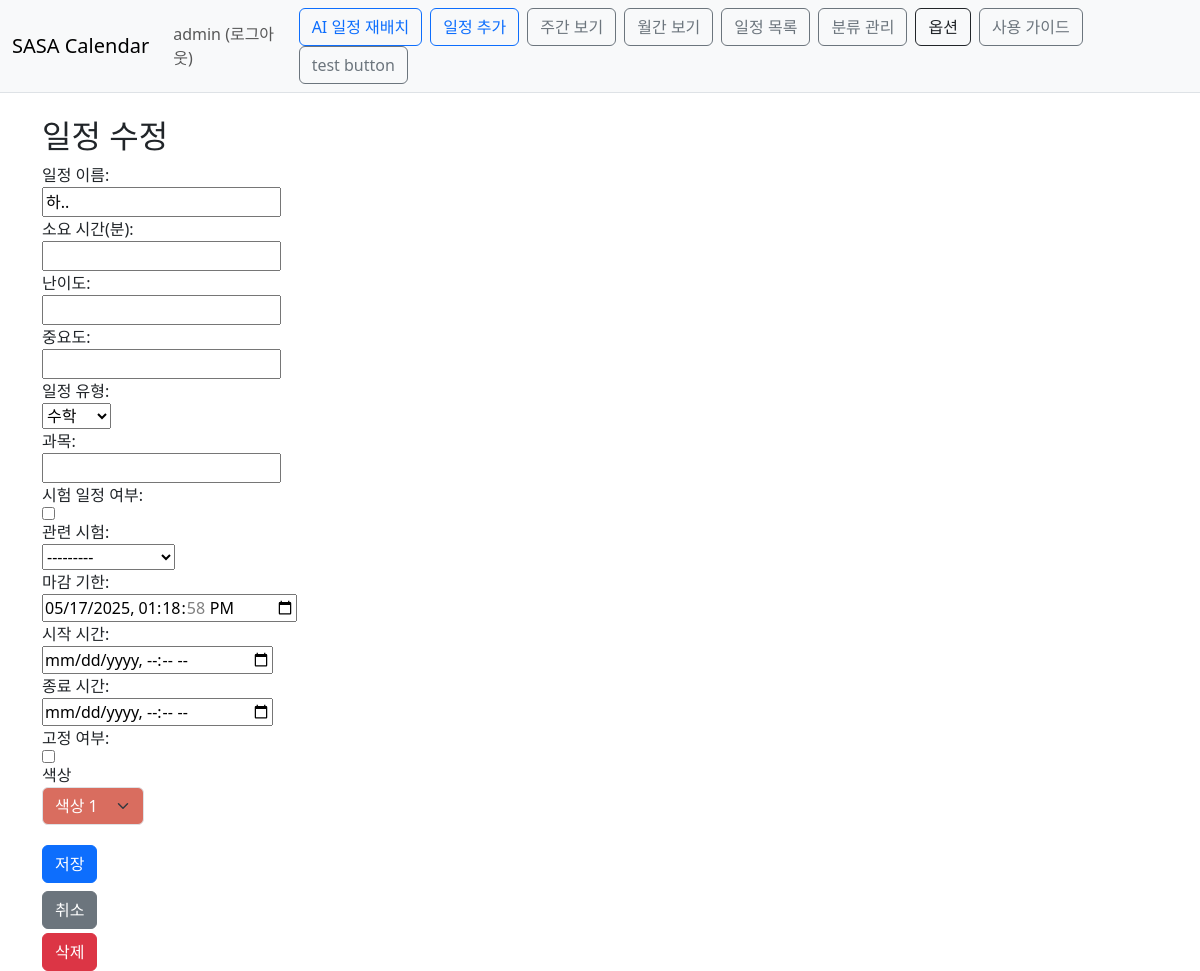
The app's page /calendar/schedule/3/edit/?next=/calendar/schedule/list/ (signed in), older data.
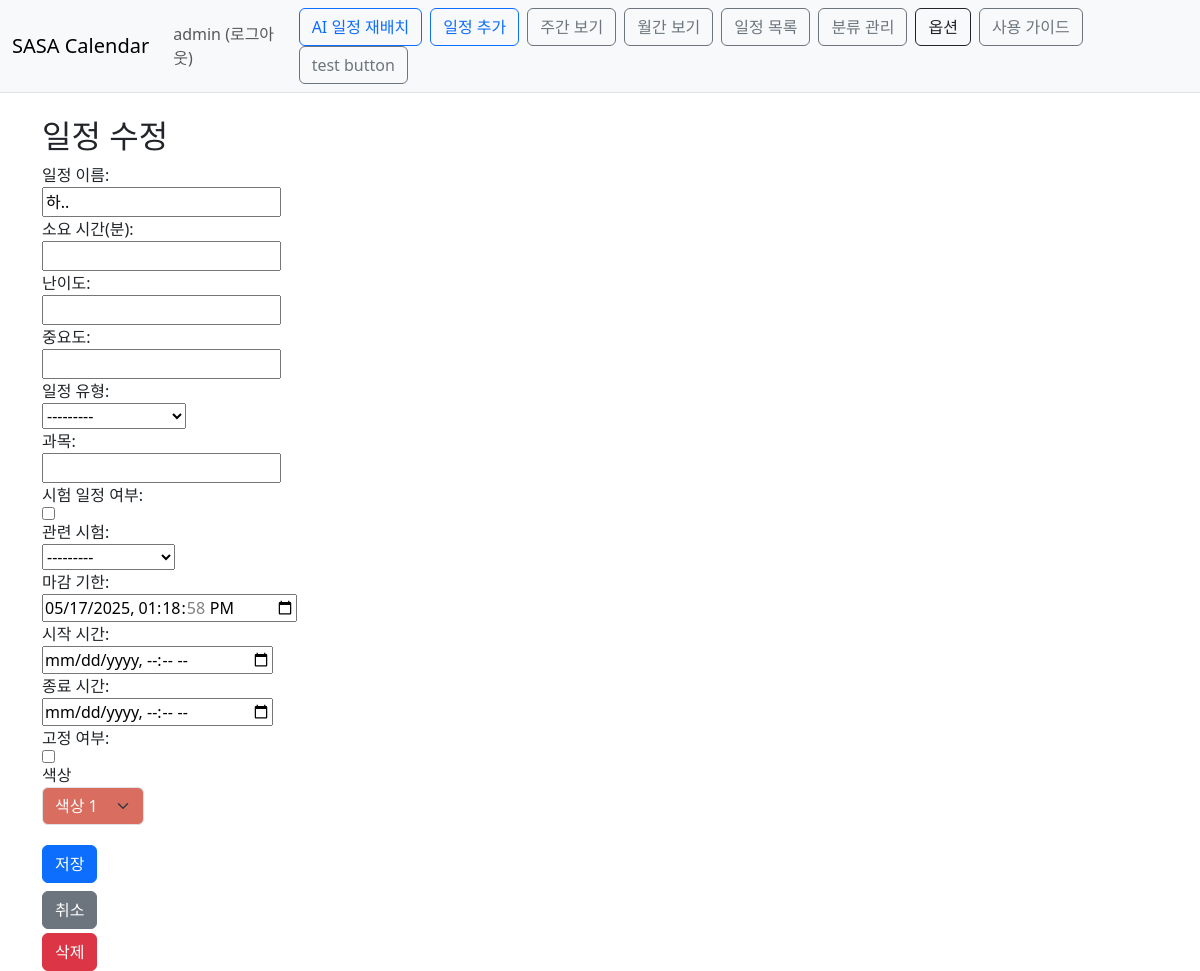
The same page, newer data.
### Calendar/models.py (models this page shows, shortened)
class Schedule(models.Model):
    owner=models.ForeignKey(User, on_delete=models.CASCADE)
    task_name=models.CharField(max_length=50)
    duration_minutes=models.IntegerField(null=True, blank=True)
    difficulty=models.IntegerField(null=True, blank=True)
    importance=models.IntegerField(null=True, blank=True)
    task_type = models.ForeignKey('ScheduleType', null=True, blank=True, on_delete=models.SET_NULL)
    subject=models.CharField(max_length=50, blank=True)
    is_exam_task=models.BooleanField(default=False)
    deadline=models.DateTimeField(null=True ,blank=True)
    start_time=models.DateTimeField(null=True ,blank=True)
    end_time=models.DateTimeField(null=True ,blank=True)
    is_fixed=models.BooleanField(default=False)
    exam=models.ForeignKey('self',default=None, on_delete=models.SET_DEFAULT, null=True ,blank=True)
    color = models.CharField(max_length=7, blank=True, default='#6c8df5')
    is_done = models.BooleanField(default=False)
    def __str__(self):
        return f"{self.task_name}({self.owner})"

### Calendar/views.py (the view)
# urls.py: path('schedule/<int:pk>/edit/', views.schedule_edit, name='schedule_edit'),
@login_required(login_url='common:login')
def schedule_edit(request, pk):
    schedule = get_object_or_404(Schedule, pk=pk, owner=request.user)
    next_url = request.GET.get('next') or request.POST.get('next')  # GET/POST 모두 대응
    if request.method == 'POST':
        form = ScheduleForm(request.POST, instance=schedule, owner=request.user)
        if form.is_valid():
            form.save()
            if next_url and url_has_allowed_host_and_scheme(next_url, allowed_hosts={request.get_host()}):
                return redirect(next_url)
            return redirect('calendar:index')
    else:
        form = ScheduleForm(instance=schedule, owner=request.user)
    return render(request, 'calendar/schedule_form.html', {
        'form': form,
        'is_edit': True,
        'next': next_url,
        'id': pk,
    })

### Calendar/models.py (called while the page is built)
    def __str__(self):
        return f"{self.name}"

### templates/calendar/schedule_form.html (shortened to what this page needs)
{% extends 'base.html' %}
{% block content %}
<div class="container mt-4">
    <h2>{{ is_edit|yesno:"일정 수정,일정 추가" }}</h2>
    <form method="post" class="d-flex flex-column align-items-start">
        {{ form.task_name.label_tag }} {{ form.task_name }}
        {{ form.duration_minutes.label_tag }} {{ form.duration_minutes }}
        {{ form.difficulty.label_tag }} {{ form.difficulty }}
        {{ form.importance.label_tag }} {{ form.importance }}
        {{ form.task_type.label_tag }} {{ form.task_type }}
        {{ form.subject.label_tag }} {{ form.subject }}
        {{ form.is_exam_task.label_tag }} {{ form.is_exam_task }}
        {{ form.exam.label_tag }} {{ form.exam }}
        {{ form.deadline.label_tag }} {{ form.deadline }}
        {{ form.start_time.label_tag }} {{ form.start_time }}
        {{ form.end_time.label_tag }} {{ form.end_time }}
        {{ form.is_fixed.label_tag }} {{ form.is_fixed }}
        <div class="mb-3">
            <label for="id_color">색상</label>
            <select name="color" id="id_color" class="form-select">
                {% for code, label in form.fields.color.choices %}
                    <option value="{{ code }}"
                        {% if form.initial.color == code or form.data.color == code %}selected{% endif %}
                        style="background-color: {{ code }}; color: {% if code in '#D9D96D,#D9C56D,#D9B86D,#D9A46D,#D98C6D' %}#000{% else %}#fff{% endif %};">
                        {{ label }}
                    </option>
                {% endfor %}
            </select>
        </div>
        <button type="submit" class="btn btn-primary my-1">저장</button>
        <a href="{% url 'calendar:index' %}" class="btn btn-secondary my-1">취소</a>
        {% if is_edit %}
        <a href="{% url 'calendar:schedule_delete' id %}" class="btn btn-danger">삭제</a>
        {% endif %}
    </form>
</div>
{% endblock %}

Row changes from the older to the newer data that the page shows:
changed Schedule "색상 1": task_type "수학" → "---------"
